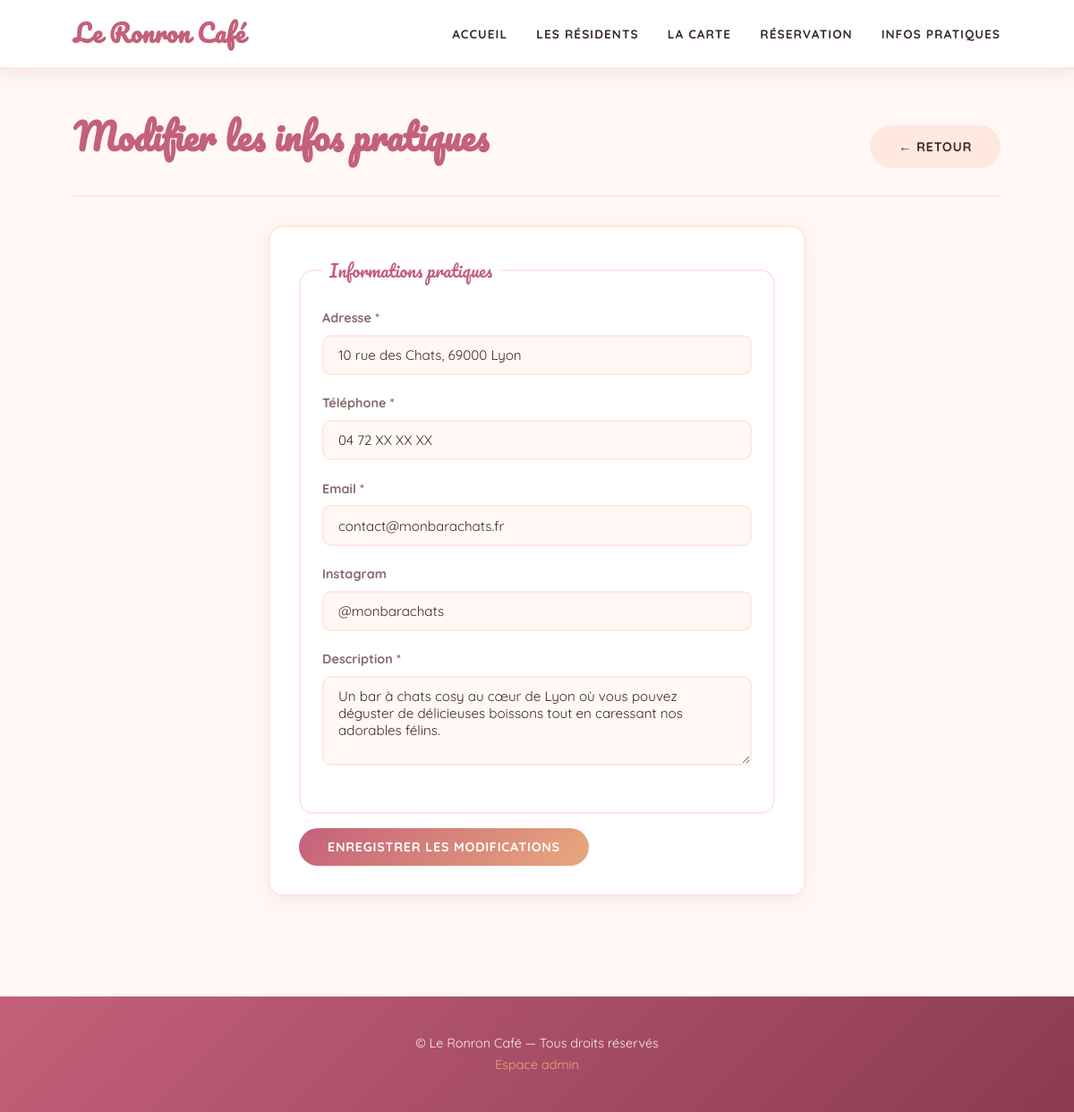
Before: /index.php?page=admin&action=edit_infos (signed in) with the older database file.
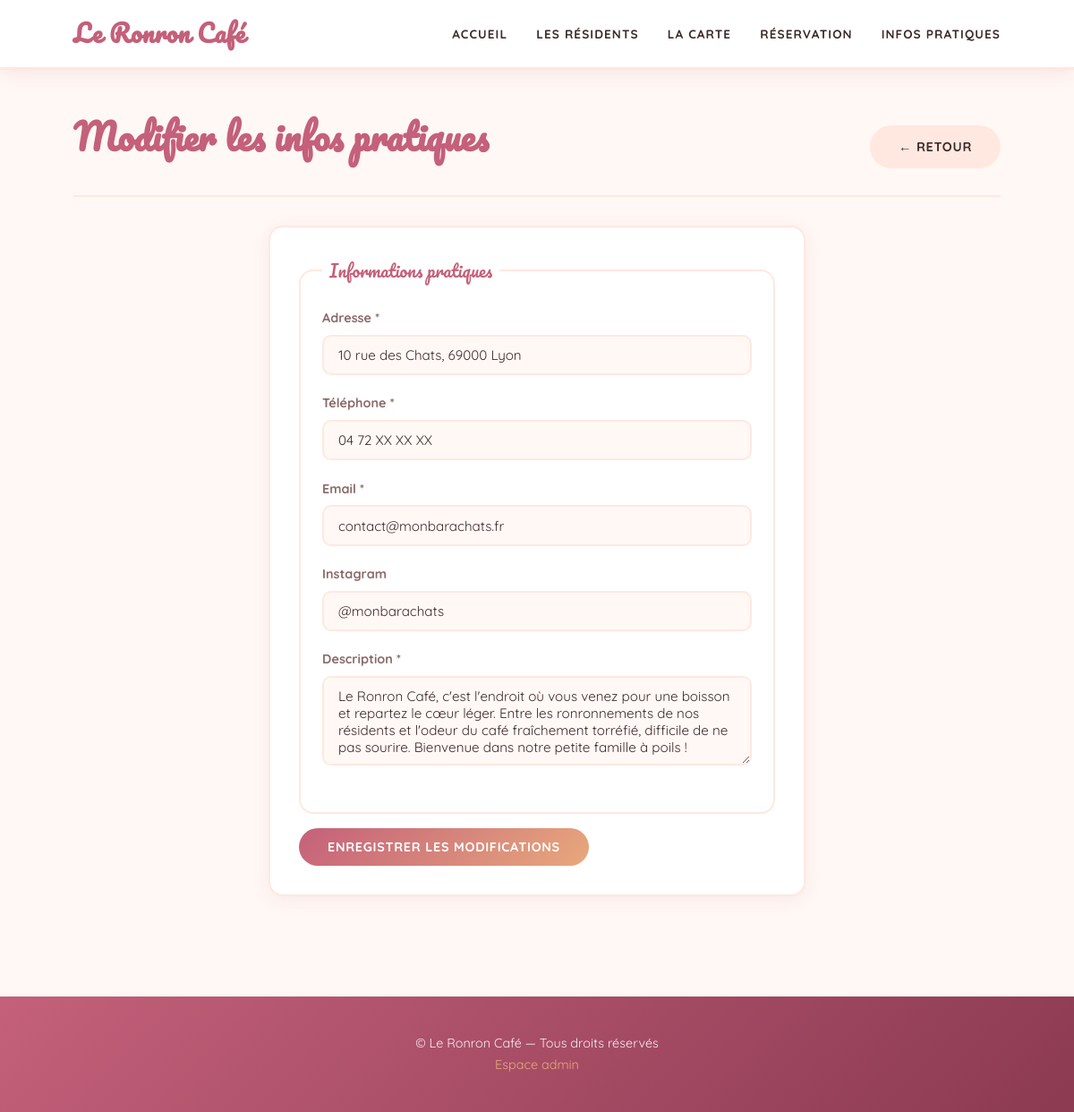
After: the same page with the newer database file.
### tables this page shows
CREATE TABLE `Info_Pratique` (
  `id_info` int(11) NOT NULL,
  `cle` varchar(50) NOT NULL,
  `valeur` text NOT NULL
);

### controllers/AdminController.php (called while the page is built, shortened)
<?php
require_once 'models/InfoPratique.php';
class AdminController {
    private InfoPratique $modelInfo;
    public function __construct() {
        $this->modelInfo = new InfoPratique();
    }
    public function editInfos(): void {
        $infos = $this->modelInfo->getAll();
        include 'views/templates/header.php';
        include 'views/admin/form_infos.php';
        include 'views/templates/footer.php';
    }
}
?>

### config/database.php (called while the page is built, shortened)
<?php
function getConnexion(): PDO {
    static $pdo = null;
    if ($pdo === null) {
        $dsn = 'mysql:host=' . DB_HOST . ';dbname=' . DB_NAME . ';charset=' . DB_CHARSET;
        try {
            $pdo = new PDO($dsn, DB_USER, DB_PASS, [
                PDO::ATTR_ERRMODE => PDO::ERRMODE_EXCEPTION,
                PDO::ATTR_DEFAULT_FETCH_MODE => PDO::FETCH_ASSOC,
            ]);
        } catch (PDOException $e) {
            die('Erreur de connexion : ' . $e->getMessage());
        }
    }
    return $pdo;
}
?>

### models/Model.php (called while the page is built, shortened)
<?php
require_once 'config/database.php';
abstract class Model {
    public function __construct() {
        $this->pdo = getConnexion();
    }
}
?>

### models/InfoPratique.php (called while the page is built, shortened)
<?php
require_once 'models/Model.php';
class InfoPratique extends Model {
    public function getAll() {
        $requete = $this->pdo->prepare(
            "SELECT * FROM Info_Pratique"
        );
        $requete->execute();
        return $requete->fetchAll();
    }
}
?>

### views/admin/form_infos.php (the view)
<?php
$labels = [
    'adresse' => 'Adresse *',
    'telephone' => 'Téléphone *',
    'email' => 'Email *',
    'instagram' => 'Instagram',
    'description' => 'Description *',
];
?>
<div class="admin-header">
    <h1>Modifier les infos pratiques</h1>
    <a href="index.php?page=admin" class="btn btn-secondaire">← Retour</a>
</div>
<div class="formulaire">
    <form action="index.php?page=admin&action=edit_infos" method="post">
        <fieldset>
            <legend>Informations pratiques</legend>
            <?php foreach ($infos as $info) : ?>
                <div class="champ">
                    <label for="<?= $info['cle'] ?>">
                        <?= $labels[$info['cle']] ?? htmlspecialchars($info['cle']) ?>
                    </label>
                    <?php if ($info['cle'] === 'description') : ?>
                        <textarea id="<?= $info['cle'] ?>"
                                name="infos[<?= $info['cle'] ?>]"
                                required><?=
                            htmlspecialchars($info['valeur'])
                        ?></textarea>
                    <?php else : ?>
                        <input type="text"
                            id="<?= $info['cle'] ?>"
                            name="infos[<?= $info['cle'] ?>]"
                            value="<?= htmlspecialchars($info['valeur']) ?>"
                            required>
                    <?php endif; ?>
                </div>
            <?php endforeach; ?>
        </fieldset>
        <div style="margin-top: 1rem;">
            <button type="submit" class="btn btn-principal">
                Enregistrer les modifications
            </button>
        </div>
    </form>
</div>

Changed rows visible on the page:
changed info_pratique "Description *": cle+valeur "Un bar à chats cosy au cœur de Lyon où vous pouvez déguster de délicieuses boissons tout en caressant nos adorables félins." → "Le Ronron Café, c'est l'endroit où vous venez pour une boisson et repartez le cœur léger. Entre les ronronnements de nos résidents et l'odeur du café fraîchement torréfié, difficile de ne pas sourire. Bienvenue dans notre petite famille à poils !"
